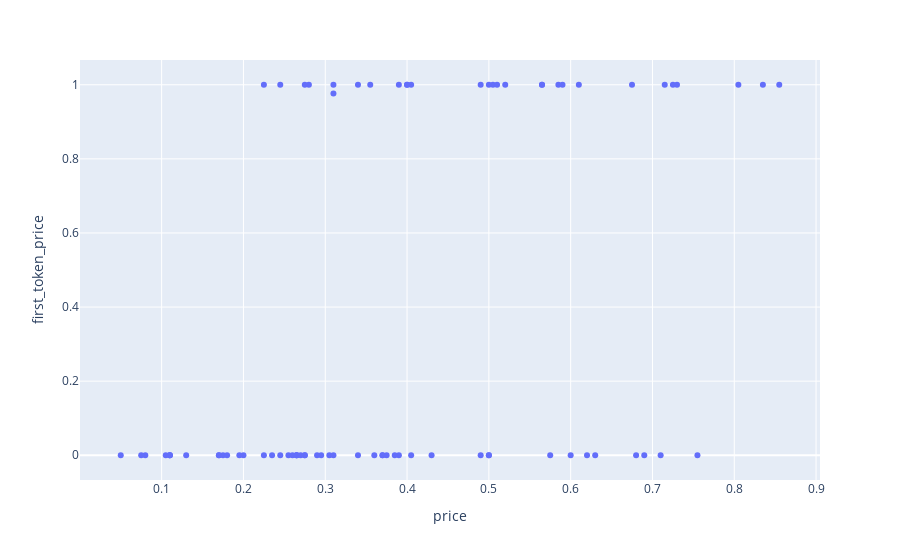

Notebook cell for this chart:
### Code cell
import plotly.express as px

px.scatter(procesed_df, x="price", y="first_token_price")

### Figure 1 — Plotly figure (JSON) as saved in the notebook; plotly's stock layout.template omitted (floating-point values rounded to 4 significant figures)
{"data": [{"hovertemplate": "price=%{x}<br>first_token_price=%{y}<extra></extra>", "legendgroup": "", "marker": {"color": "#636efa", "symbol": "circle"}, "mode": "markers", "name": "", "orientation": "v", "showlegend": false, "type": "scatter", "x": [0.275, 0.17, 0.265, 0.305, 0.49, 0.5, 0.37, 0.225, 0.6, 0.31, 0.175, 0.245, 0.405, 0.2, 0.275, 0.34, 0.265, 0.245, 0.375, 0.5, 0.295, 0.675, 0.505, 0.195, 0.715, 0.11, 0.235, 0.11, 0.73, 0.405, 0.36, 0.49, 0.225, 0.52, 0.575, 0.51, 0.63, 0.725, 0.13, 0.69, 0.4, 0.565, 0.355, 0.855, 0.28, 0.39, 0.565, 0.62, 0.59, 0.31, 0.43, 0.805, 0.11, 0.585, 0.755, 0.835, 0.37, 0.105, 0.68, 0.08, 0.5, 0.265, 0.075, 0.39, 0.275, 0.31, 0.255, 0.26, 0.385, 0.29, 0.18, 0.71, 0.61, 0.17, 0.27, 0.34, 0.4, 0.05], "xaxis": "x", "y": [0.0, 0.0, 0.0, 0.0, 1.0, 0.0, 0.0, 1.0, 0.0, 0.0, 0.0, 1.0, 0.0, 0.0, 0.0, 1.0, 0.0, 0.0, 0.0, 0.0, 0.0, 1.0, 1.0, 0.0, 1.0, 0.0, 0.0, 0.0, 1.0, 1.0, 0.0, 0.0, 0.0, 1.0, 0.0, 1.0, 0.0, 1.0, 0.0, 8.14e-05, 1.0, 1.0, 1.0, 1.0, 1.0, 0.0, 1.0, 0.0, 1.0, 1.0, 0.0, 1.0, 0.0, 1.0, 0.0, 1.0, 0.0, 0.0, 0.0, 0.0, 1.0, 0.0, 0.0, 1.0, 1.0, 0.9767, 0.0, 0.0, 0.0, 0.0, 0.0, 0.0, 0.9998, 0.0, 0.0, 0.0, 0.9999, 0.0], "yaxis": "y"}], "layout": {"legend": {"tracegroupgap": 0}, "margin": {"t": 60}, "xaxis": {"anchor": "y", "domain": [0.0, 1.0], "title": {"text": "price"}}, "yaxis": {"anchor": "x", "domain": [0.0, 1.0], "title": {"text": "first_token_price"}}}}
